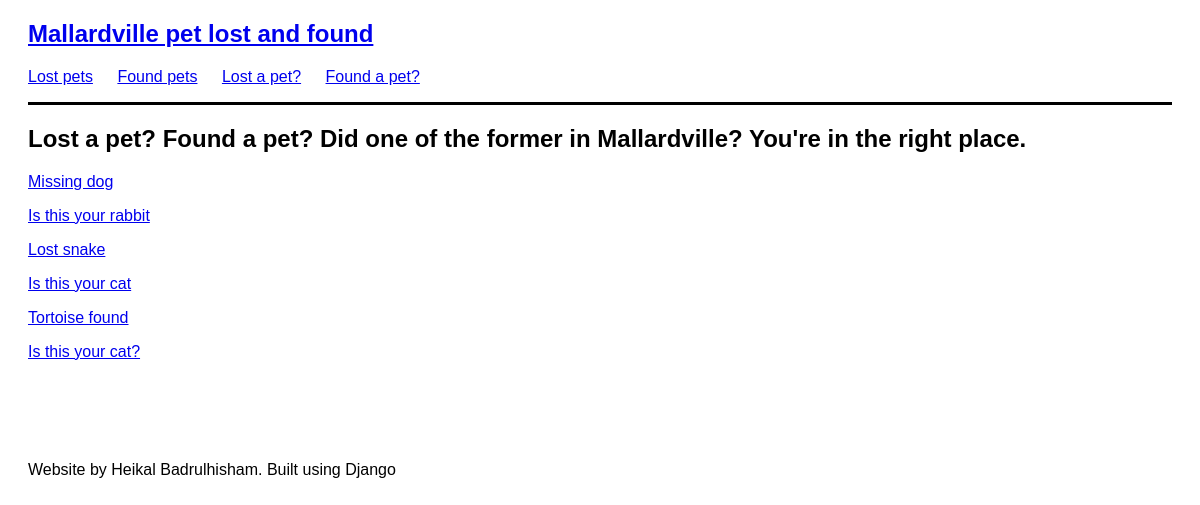
The app's page /, older data.
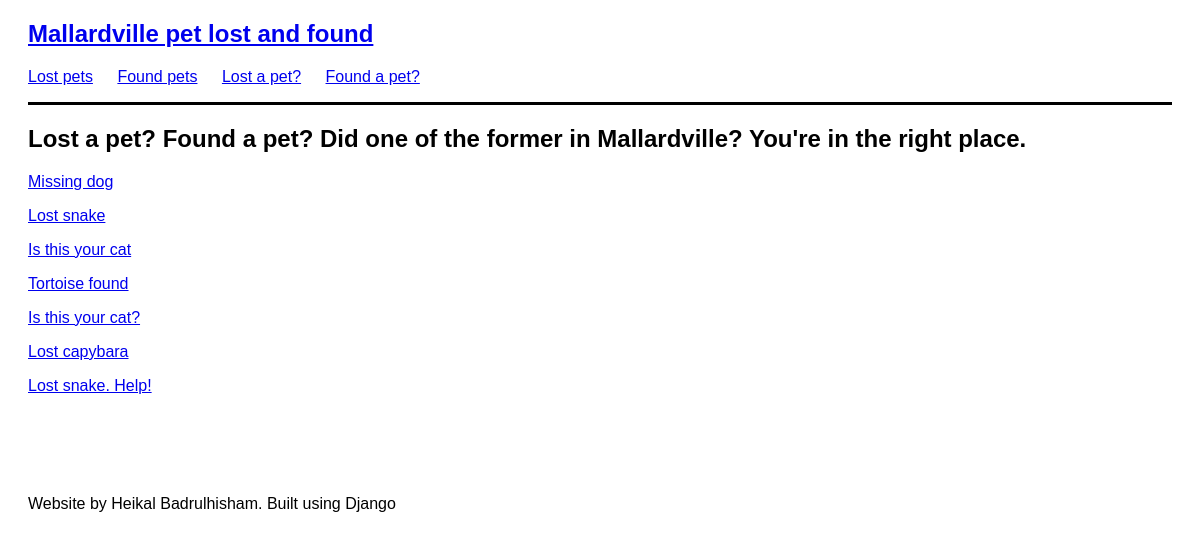
The same page, newer data.
### posts/models.py (models this page shows, shortened)
class Post(models.Model):
    title = models.CharField(max_length=80)
    picture = models.ImageField(upload_to='uploads/', blank=True, null=True)
    description = models.TextField(null=True)
    email = models.EmailField(blank=True, null=True)
    phone = models.CharField(max_length=80, blank=True, null=True)
    date_posted = models.DateField(auto_now=True)
    award = models.DecimalField(max_digits=100, decimal_places=2, blank=True,
                                null=True, default=0.00)
    password = models.CharField(default='password', max_length=100)
    def get_absolute_url(self):
        return reverse('post-detail', kwargs={'id': self.id})

### pages/views.py (the view)
# urls.py: path('', home_view, name='home'),
def home_view(request):
    queryset = Post.objects.all()
    context = {'posts': queryset}
    return render(request, 'home.html', context)

### templates/home.html
{% extends 'base.html' %}
{% block content %}
<h2>Lost a pet? Found a pet? Did one of the former in Mallardville? You're in the right place.</h2>
{% for post in posts %}
<div>
    <a href="{{ post.get_absolute_url }}"><p>{{ post.title }}</p></a>
</div>
{% endfor %}
{% endblock %}

Row changes from the older to the newer data that the page shows:
removed Post: title "Is this your rabbit"
added Post: title "Lost capybara"
added Post: title "Lost snake. Help!"
